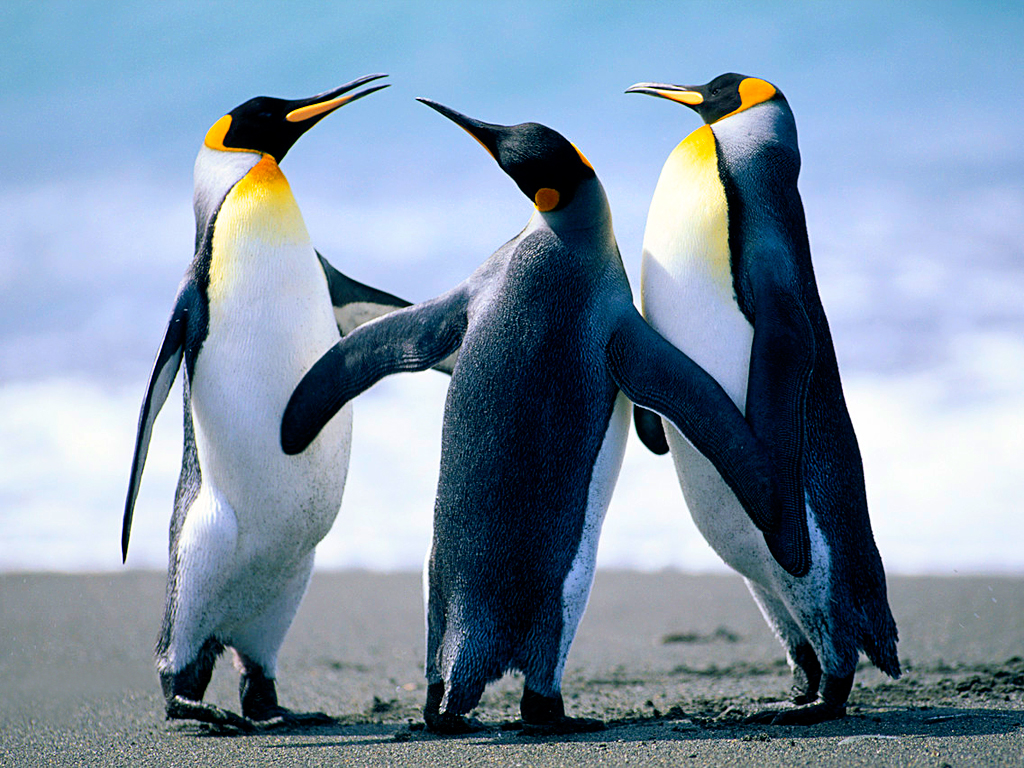
%> input picture Penguins.jpg, 1024 x 768 px
$ octave code4.m   (GNU Octave 9; MATLAB toolbox functions it lacks are replaced by stand-ins)
%> lines starting %> are read from the running program, lines starting %| are printed output that depends on the picture
%% Adjust Contrast of Grayscale Image
x = imread('Penguins.jpg');
%> x is the input picture: size 768x1024x3 uint8; mean R, G, B 127.8, 148, 168.1
% figure()
% imshow(x);
y=rgb2gray(x);
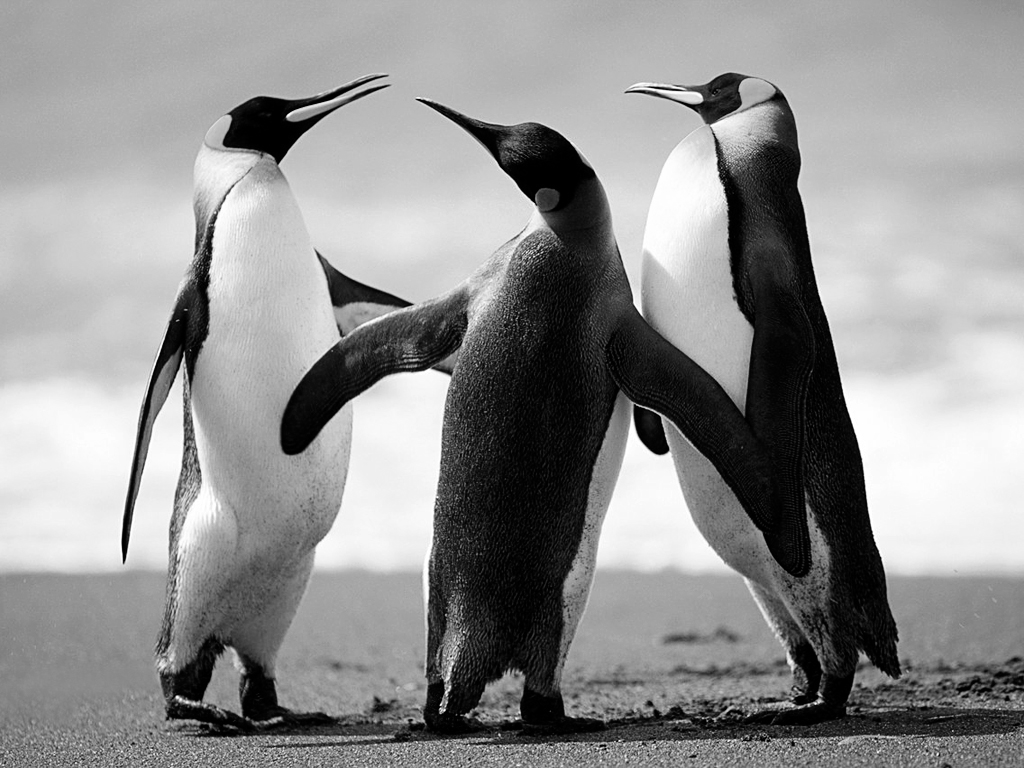
%> y: size 768x1024 uint8; min 0, max 255, mean 144.3
% figure()
% imshow(y);
z = imadjust(y,[0.1 0.7],[]);
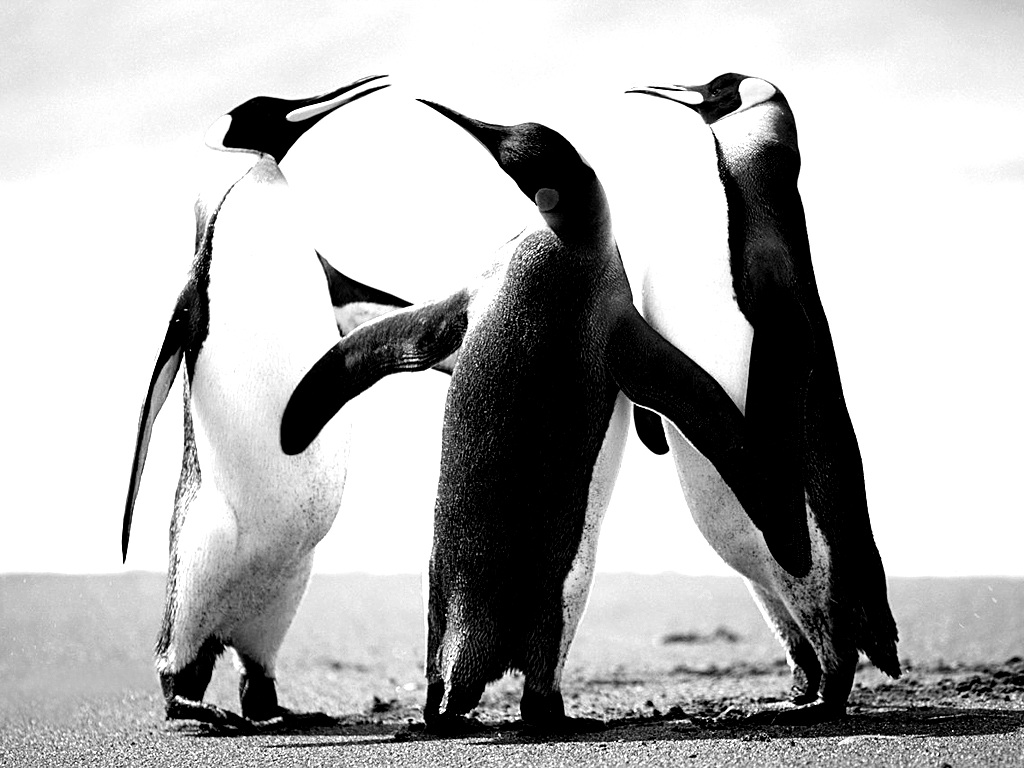
%> z: size 768x1024 uint8; min 0, max 255, mean 178.8
% figure
% imshow(z)
subplot(3,1,1)
imshow(x)
title('Original image')
subplot(3,1,2)
imshow(y)
title('Grayscale image')
subplot(3,1,3)
imshow(z)
title('Edited image')
